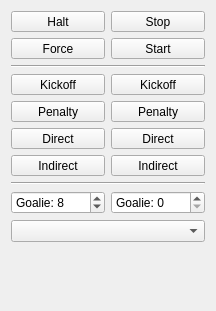
<?xml version="1.0" encoding="UTF-8"?>
<ui version="4.0">
 <class>RefereeWidget</class>
 <widget class="QWidget" name="RefereeWidget">
  <property name="geometry">
   <rect>
    <x>0</x>
    <y>0</y>
    <width>216</width>
    <height>311</height>
   </rect>
  </property>
  <property name="windowTitle">
   <string>Referee</string>
  </property>
  <layout class="QGridLayout" name="gridLayout">
   <item row="1" column="1">
    <widget class="QToolButton" name="btnRefereeStart">
     <property name="sizePolicy">
      <sizepolicy hsizetype="Minimum" vsizetype="Fixed">
       <horstretch>0</horstretch>
       <verstretch>0</verstretch>
      </sizepolicy>
     </property>
     <property name="text">
      <string>Start</string>
     </property>
     <property name="shortcut">
      <string>Enter</string>
     </property>
    </widget>
   </item>
   <item row="11" column="0" colspan="2">
    <spacer name="verticalSpacer">
     <property name="orientation">
      <enum>Qt::Vertical</enum>
     </property>
     <property name="sizeHint" stdset="0">
      <size>
       <width>20</width>
       <height>0</height>
      </size>
     </property>
    </spacer>
   </item>
   <item row="5" column="1">
    <widget class="QToolButton" name="btnRefereeDirectBlue">
     <property name="sizePolicy">
      <sizepolicy hsizetype="Minimum" vsizetype="Fixed">
       <horstretch>0</horstretch>
       <verstretch>0</verstretch>
      </sizepolicy>
     </property>
     <property name="text">
      <string>Direct</string>
     </property>
     <property name="iconSize">
      <size>
       <width>36</width>
       <height>12</height>
      </size>
     </property>
     <property name="shortcut">
      <string>9</string>
     </property>
    </widget>
   </item>
   <item row="5" column="0">
    <widget class="QToolButton" name="btnRefereeDirectYellow">
     <property name="sizePolicy">
      <sizepolicy hsizetype="Minimum" vsizetype="Fixed">
       <horstretch>0</horstretch>
       <verstretch>0</verstretch>
      </sizepolicy>
     </property>
     <property name="text">
      <string>Direct</string>
     </property>
     <property name="iconSize">
      <size>
       <width>36</width>
       <height>12</height>
      </size>
     </property>
     <property name="shortcut">
      <string>7</string>
     </property>
    </widget>
   </item>
   <item row="9" column="0">
    <widget class="QSpinBox" name="keeperIdYellow">
     <property name="specialValueText">
      <string/>
     </property>
     <property name="prefix">
      <string>Goalie: </string>
     </property>
     <property name="maximum">
      <number>15</number>
     </property>
     <property name="value">
      <number>8</number>
     </property>
    </widget>
   </item>
   <item row="8" column="0" colspan="2">
    <widget class="Line" name="line_2">
     <property name="orientation">
      <enum>Qt::Horizontal</enum>
     </property>
    </widget>
   </item>
   <item row="6" column="1">
    <widget class="QToolButton" name="btnRefereeIndirectBlue">
     <property name="sizePolicy">
      <sizepolicy hsizetype="Minimum" vsizetype="Fixed">
       <horstretch>0</horstretch>
       <verstretch>0</verstretch>
      </sizepolicy>
     </property>
     <property name="text">
      <string>Indirect</string>
     </property>
     <property name="iconSize">
      <size>
       <width>36</width>
       <height>12</height>
      </size>
     </property>
     <property name="shortcut">
      <string>6</string>
     </property>
    </widget>
   </item>
   <item row="0" column="1">
    <widget class="QToolButton" name="btnRefereeStop">
     <property name="sizePolicy">
      <sizepolicy hsizetype="Minimum" vsizetype="Fixed">
       <horstretch>0</horstretch>
       <verstretch>0</verstretch>
      </sizepolicy>
     </property>
     <property name="text">
      <string>Stop</string>
     </property>
     <property name="shortcut">
      <string>0</string>
     </property>
    </widget>
   </item>
   <item row="4" column="0">
    <widget class="QToolButton" name="btnRefereePenaltyYellow">
     <property name="sizePolicy">
      <sizepolicy hsizetype="Minimum" vsizetype="Fixed">
       <horstretch>0</horstretch>
       <verstretch>0</verstretch>
      </sizepolicy>
     </property>
     <property name="text">
      <string>Penalty</string>
     </property>
     <property name="iconSize">
      <size>
       <width>36</width>
       <height>12</height>
      </size>
     </property>
     <property name="shortcut">
      <string>/</string>
     </property>
    </widget>
   </item>
   <item row="1" column="0">
    <widget class="QToolButton" name="btnRefereeForceStart">
     <property name="sizePolicy">
      <sizepolicy hsizetype="Minimum" vsizetype="Fixed">
       <horstretch>0</horstretch>
       <verstretch>0</verstretch>
      </sizepolicy>
     </property>
     <property name="text">
      <string>Force</string>
     </property>
     <property name="shortcut">
      <string>5</string>
     </property>
    </widget>
   </item>
   <item row="3" column="1">
    <widget class="QToolButton" name="btnRefereeKickoffBlue">
     <property name="sizePolicy">
      <sizepolicy hsizetype="Minimum" vsizetype="Fixed">
       <horstretch>0</horstretch>
       <verstretch>0</verstretch>
      </sizepolicy>
     </property>
     <property name="text">
      <string>Kickoff</string>
     </property>
     <property name="iconSize">
      <size>
       <width>36</width>
       <height>12</height>
      </size>
     </property>
     <property name="shortcut">
      <string>3</string>
     </property>
    </widget>
   </item>
   <item row="9" column="1">
    <widget class="QSpinBox" name="keeperIdBlue">
     <property name="prefix">
      <string>Goalie: </string>
     </property>
     <property name="maximum">
      <number>15</number>
     </property>
    </widget>
   </item>
   <item row="3" column="0">
    <widget class="QToolButton" name="btnRefereeKickoffYellow">
     <property name="sizePolicy">
      <sizepolicy hsizetype="Minimum" vsizetype="Fixed">
       <horstretch>0</horstretch>
       <verstretch>0</verstretch>
      </sizepolicy>
     </property>
     <property name="text">
      <string>Kickoff</string>
     </property>
     <property name="iconSize">
      <size>
       <width>36</width>
       <height>12</height>
      </size>
     </property>
     <property name="shortcut">
      <string>1</string>
     </property>
    </widget>
   </item>
   <item row="6" column="0">
    <widget class="QToolButton" name="btnRefereeIndirectYellow">
     <property name="sizePolicy">
      <sizepolicy hsizetype="Minimum" vsizetype="Fixed">
       <horstretch>0</horstretch>
       <verstretch>0</verstretch>
      </sizepolicy>
     </property>
     <property name="text">
      <string>Indirect</string>
     </property>
     <property name="iconSize">
      <size>
       <width>36</width>
       <height>12</height>
      </size>
     </property>
     <property name="shortcut">
      <string>4</string>
     </property>
    </widget>
   </item>
   <item row="0" column="0">
    <widget class="QToolButton" name="btnRefereeHalt">
     <property name="sizePolicy">
      <sizepolicy hsizetype="Minimum" vsizetype="Fixed">
       <horstretch>0</horstretch>
       <verstretch>0</verstretch>
      </sizepolicy>
     </property>
     <property name="text">
      <string>Halt</string>
     </property>
     <property name="shortcut">
      <string>,</string>
     </property>
    </widget>
   </item>
   <item row="2" column="0" colspan="2">
    <widget class="Line" name="line">
     <property name="orientation">
      <enum>Qt::Horizontal</enum>
     </property>
    </widget>
   </item>
   <item row="4" column="1">
    <widget class="QToolButton" name="btnRefereePenaltyBlue">
     <property name="sizePolicy">
      <sizepolicy hsizetype="Minimum" vsizetype="Fixed">
       <horstretch>0</horstretch>
       <verstretch>0</verstretch>
      </sizepolicy>
     </property>
     <property name="text">
      <string>Penalty</string>
     </property>
     <property name="iconSize">
      <size>
       <width>36</width>
       <height>12</height>
      </size>
     </property>
     <property name="shortcut">
      <string>*</string>
     </property>
    </widget>
   </item>
   <item row="10" column="0" colspan="2">
    <widget class="QComboBox" name="gameStage"/>
   </item>
  </layout>
 </widget>
 <tabstops>
  <tabstop>btnRefereeHalt</tabstop>
  <tabstop>btnRefereeStop</tabstop>
  <tabstop>btnRefereeForceStart</tabstop>
  <tabstop>btnRefereeStart</tabstop>
  <tabstop>btnRefereeKickoffYellow</tabstop>
  <tabstop>btnRefereePenaltyYellow</tabstop>
  <tabstop>btnRefereeDirectYellow</tabstop>
  <tabstop>btnRefereeIndirectYellow</tabstop>
  <tabstop>btnRefereeKickoffBlue</tabstop>
  <tabstop>btnRefereePenaltyBlue</tabstop>
  <tabstop>btnRefereeDirectBlue</tabstop>
  <tabstop>btnRefereeIndirectBlue</tabstop>
 </tabstops>
 <resources/>
 <connections/>
</ui>
